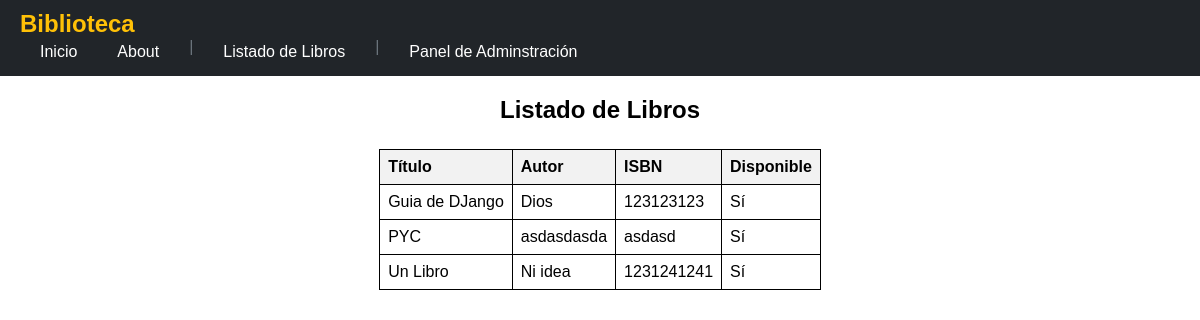
The app's page /listar_libros/, older data.
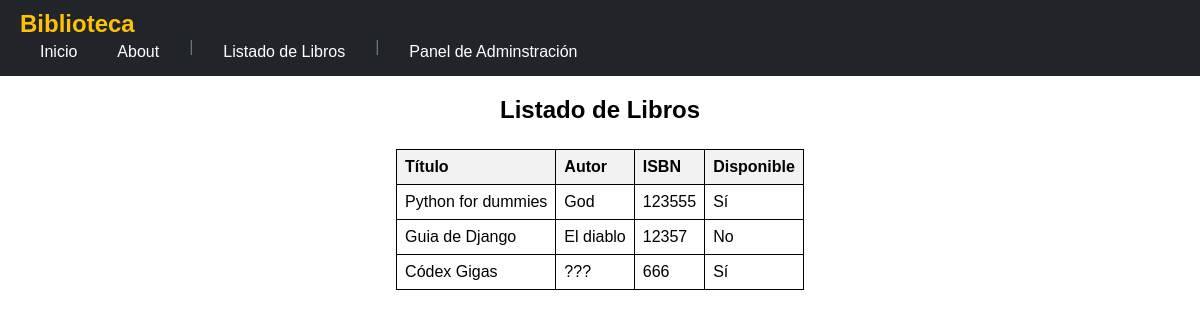
The same page, newer data.
### biblioteca/models.py (models this page shows, shortened)
class Libro(models.Model):
    titulo = models.CharField(max_length=200)
    autor = models.CharField(max_length=100)
    isbn = models.CharField(max_length=13, unique=True)
    disponible = models.BooleanField(default=True)

### biblioteca/views.py (the view)
# urls.py: path('listar_libros/', views.listar_libros, name='listar_libros'),
def listar_libros(request):
    libros = Libro.objects.all()
    return render(request, 'biblioteca/listar_libros.html', {'libros': libros})

### biblioteca/templates/biblioteca/listar_libros.html (shortened to what this page needs)
{% extends "biblioteca/base.html" %}
{% block contenido %}
<fieldset>
  <legend><h2>Listado de Libros</h2></legend>
  <table>
    <thead>
      <tr>
        <th>Título</th>
        <th>Autor</th>
        <th>ISBN</th>
        <th>Disponible</th>
        </tr>
    </thead>
    <tbody>
      {% for libro in libros %}
        <tr>
          <td>{{ libro.titulo }}</td>
          <td>{{ libro.autor }}</td>
          <td>{{ libro.isbn }}</td>
          <td>
            {{ libro.disponible|yesno:"Sí,No" }}
          </td>
        </tr>
      {% empty %}
        <tr>
          <td colspan="5">No hay libros disponibles.</td>
        </tr>
      {% endfor %}
    </tbody>
  </table>
</fieldset>
{% endblock %}

Row changes from the older to the newer data that the page shows:
removed Libro: titulo "Guia de DJango", autor "Dios", isbn "123123123", disponible "Sí"
removed Libro: titulo "PYC", autor "asdasdasda", isbn "asdasd", disponible "Sí"
removed Libro: titulo "Un Libro", autor "Ni idea", isbn "1231241241", disponible "Sí"
added Libro: titulo "Python for dummies", autor "God", isbn "123555", disponible "Sí"
added Libro: titulo "Guia de Django", autor "El diablo", isbn "12357", disponible "No"
added Libro: titulo "Códex Gigas", autor "???", isbn "666", disponible "Sí"
